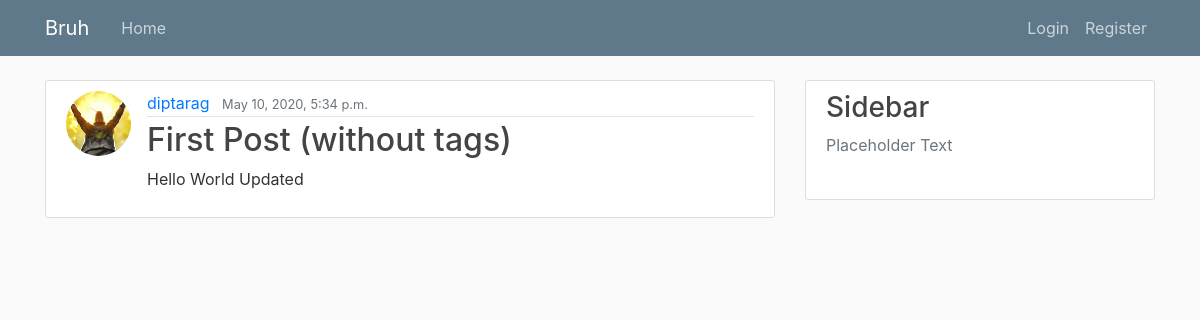
Before: / with the older database file.
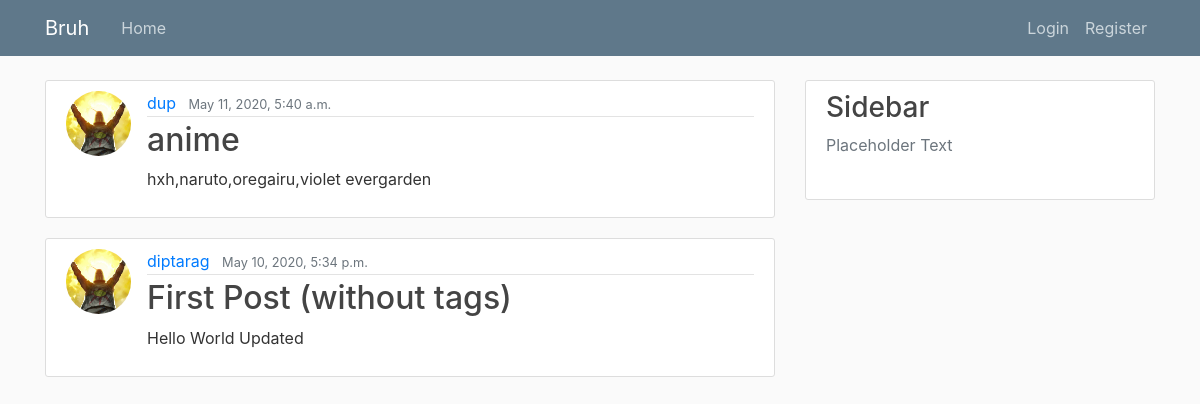
After: the same page with the newer database file.
### Post/models.py (models this page shows, shortened)
class Post(models.Model):
	title = models.CharField(max_length=100)
	content = models.TextField()
	date_posted = models.DateTimeField(default=timezone.now)
	author = models.ForeignKey(User, on_delete=models.CASCADE)
	views = models.ManyToManyField(User, related_name='post_views', blank = True)
	likers = models.ManyToManyField(User, related_name = 'likers', blank = True)

### user/models.py (models this page shows, shortened)
class Profile(models.Model):
    user = models.OneToOneField(User, on_delete=models.CASCADE)
    image = models.ImageField(default='default.jpg', upload_to='profile_pics')
    bio = models.TextField(unique=False, default=" ")
    country = models.CharField(max_length=50, default=" ")
    gender = models.IntegerField(choices=SEX, default=0)

### Post/views.py (the view)
# urls.py: path('', PostListView.as_view(), name='blog-home'),
class PostListView(ListView):
    model = Post
    template_name = 'Post/home.html'  # <app>/<model>_<viewtype>.html
    context_object_name = 'posts'
    ordering = ['-date_posted']

### Post/templates/Post/home.html
{%  extends "base.html" %}
{% block content %}
<body>
	{% for post in posts %}
	<article class="media content-section">
				<img class = "rounded-circle article-img" src = "{{post.author.profile.image.url}}">
  <div class="media-body">
    <div class="article-metadata">
      <a class="mr-2" href="{% url 'profile' slug=post.author.username %}">{{ post.author }}</a>
      <small class="text-muted">{{ post.date_posted }}</small>
    </div>
    <h2><a class="article-title" href="{% url 'post-detail' post.id %}">{{ post.title }}</a></h2>
    <p class="article-content">{{ post.content }}</p>
  </div>
</article>
	{% endfor %}
</body>
{% endblock content %}

### templates/base.html (shortened to what this page needs)
{% load static %}
<!DOCTYPE HTML>
<html lang="en">
  <head>
     <link rel="stylesheet" href="https://stackpath.bootstrapcdn.com/bootstrap/4.1.3/css/bootstrap.min.css">
	<link rel="stylesheet" type="text/css" href="{%static 'main.css' %}">
</head>
<body>
	<header class="site-header">
  <nav class="navbar navbar-expand-md navbar-dark bg-steel fixed-top">
    <div class="container">
      <a class="navbar-brand mr-4" href="/">Bruh</a>
      <div class="collapse navbar-collapse" id="navbarToggle">
        <div class="navbar-nav mr-auto">
          <a class="nav-item nav-link" href="{% url 'blog-home' %}">Home</a>
        </div>
        <div class="navbar-nav">
          {% if user.is_authenticated%}
                      <a class="nav-item nav-link" href="{% url 'profile' slug=user.username %}"> {{user.username }}</a>
                      <a class="nav-item nav-link" href="{% url 'logout' %}">Log Out</a>
          {% else %}
                      <a class="nav-item nav-link" href="{% url 'login' %}">Login</a>
                      <a class="nav-item nav-link" href="{% url 'register' %}">Register</a>
          {% endif %}
        </div>
      </div>
    </div>
  </nav>
</header>
<main role="main" class="container">
  <div class="row">
    <div class="col-md-8">
      {% block content %}{% endblock %}
    </div>
    <div class="col-md-4">
      <div class="content-section">
        <h3>Sidebar</h3>
        <p class='text-muted'>Placeholder Text</p>
      </div>
    </div>
  </div>
</main>
  </body>
</html>

### user/static/main.css (style rules this page uses)
body { background: #fafafa; color: #333333; margin-top: 5rem; }
h1, h2, h3, h4, h5, h6 { color: #444444; }
.bg-steel { background-color: #5f788a; }
.site-header .navbar-nav .nav-link { color: #cbd5db; }
.content-section { background: #ffffff; padding: 10px 20px; border: 1px solid #dddddd; border-radius: 3px; margin-bottom: 20px; }
.article-title { color: #444444; }
.article-content { white-space: pre-line; }
.article-img { height: 65px; width: 65px; margin-right: 16px; }
.article-metadata { padding-bottom: 1px; margin-bottom: 4px; border-bottom: 1px solid #e3e3e3 }

Changed rows visible on the page:
added Post: author.profile.image (placeholder picture), author "dup", date_posted "May 11, 2020, 5:40 a.m.", title "anime", content "hxh,naruto,oregairu,violet evergarden"
